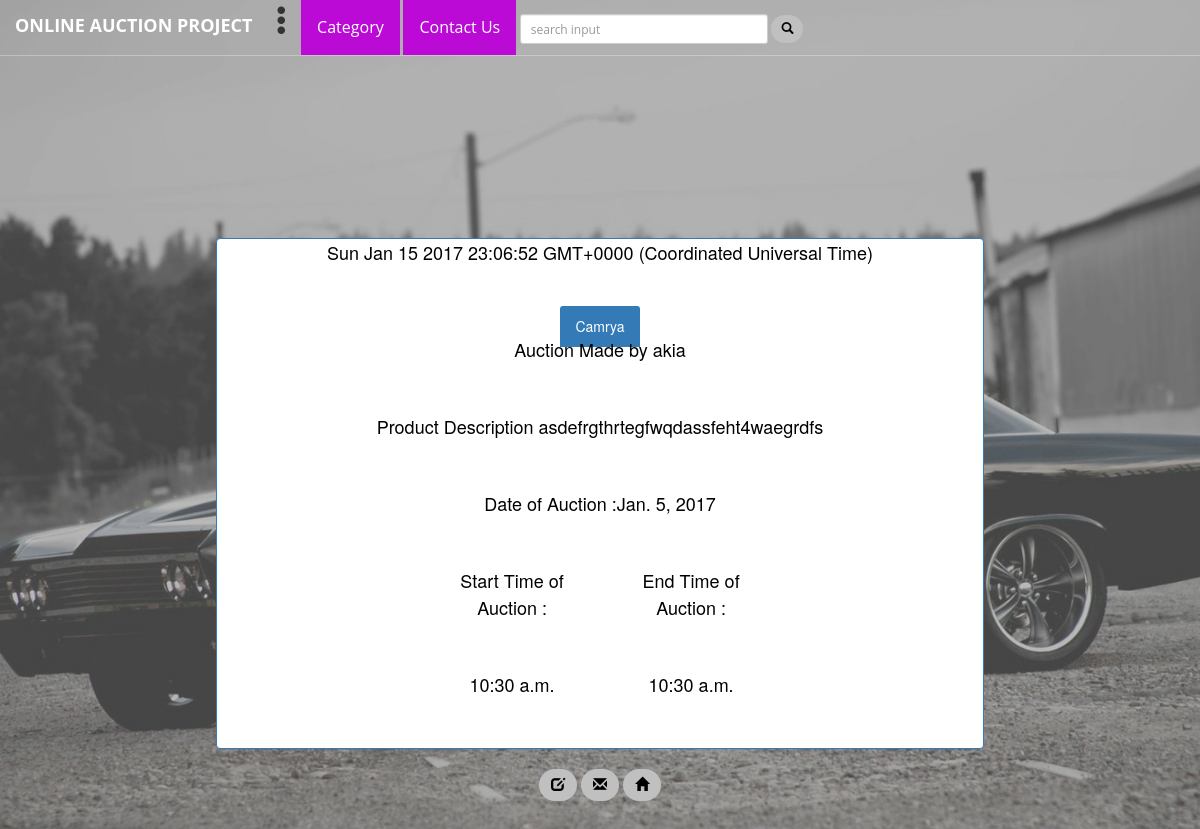
/auction/view/3, run on an earlier commit of the app's database.
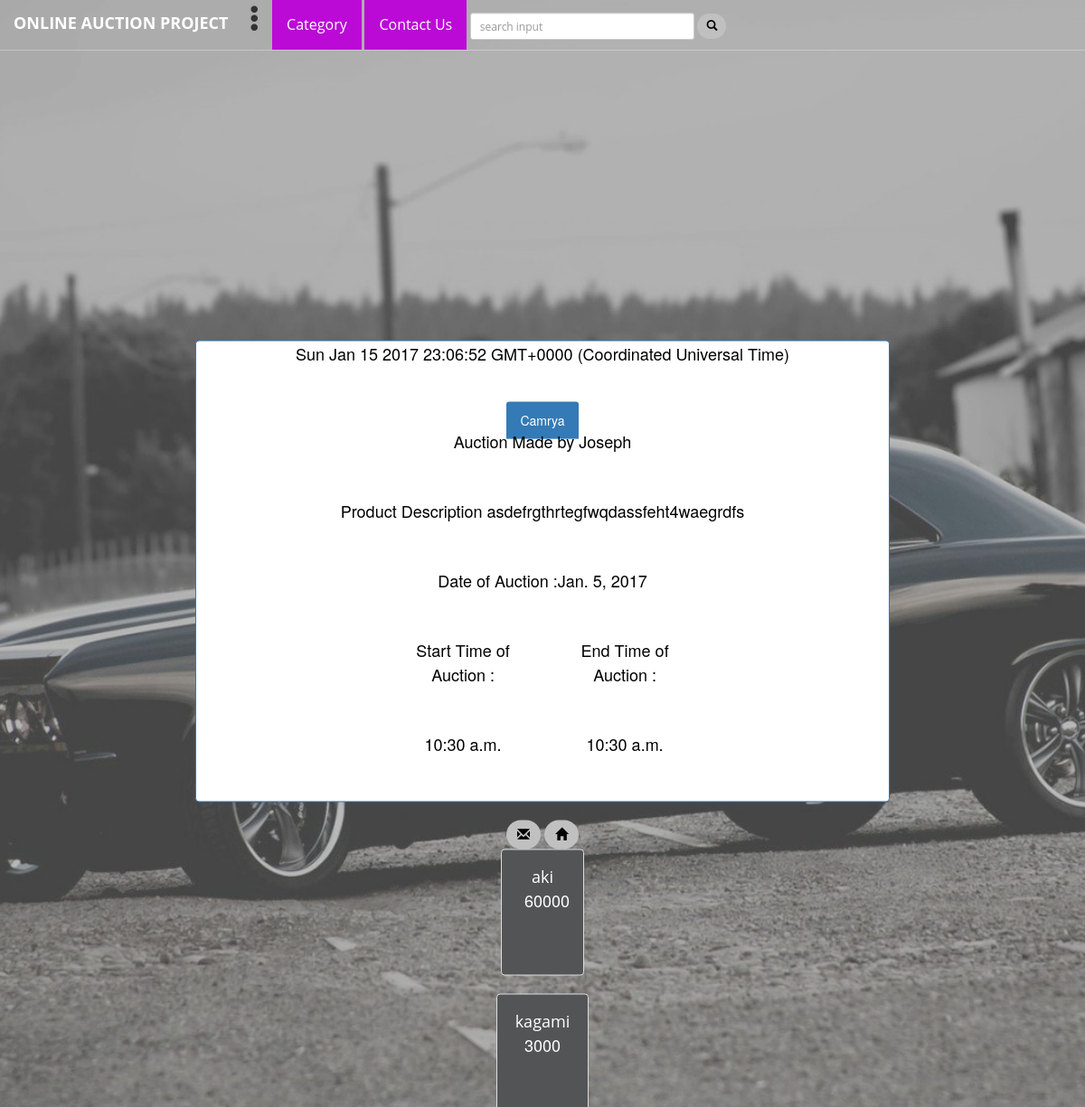
And on a later commit of the database.
### Auction/models.py (models this page shows, shortened)
class auction(models.Model):
    Choices = (('P','Premium'),('F','Freemium'))
    user = models.OneToOneField(
        settings.AUTH_USER_MODEL, )
    product = models.ForeignKey(item)
    auction_type = models.CharField("auction_type",max_length=64 ,choices=Choices)
    auction_date = models.DateField()
    auction_time = models.TimeField()

class item(models.Model):
    CHOICES=(('C','Cars'),('P','Parts'))
    owner = models.ForeignKey(settings.AUTH_USER_MODEL,)
    product_name = models.CharField(max_length=18, help_text=('Car_Name'))
    manufacture_year = models.CharField(
        max_length=120, help_text=('E.g.: 2015/2016'))
    pictures = models.ManyToManyField(Picture)
    product_description = models.TextField()
    certificate = models.ImageField()
    product_type = models.CharField("Product_type",max_length=64 ,choices=CHOICES)

class live_auction(models.Model):
    owner = models.ForeignKey(settings.AUTH_USER_MODEL,related_name='Owner')
    auction = models.ForeignKey(auction)
    End_Time_of_Auction = models.TimeField()
    auction_bidding_open = models.BooleanField(default=False)
    winining_bid = models.BigIntegerField(null=True)
    initial_bid = models.BigIntegerField(
        null=True, help_text=("the initial bid"))
    auction_winner = models.ForeignKey(settings.AUTH_USER_MODEL,related_name='Auction_Winner',null=True)

class bid(models.Model):
    l_auction= models.ForeignKey(live_auction)
    User_bid = models.BigIntegerField( help_text=("user bidding"))
    Bidder = models.OneToOneField(
            settings.AUTH_USER_MODEL)
    Time_of_Bid = models.TimeField(auto_now=True)

### Auction/views.py (the view)
# urls.py: url(r'^view/(?P<pk>\d+)$', views.auction_details, name='View_Auction',),
def auction_details(request, pk):
    obj = get_object_or_404(live_auction, pk=pk)
    obj_d = get_object_or_404(auction, pk=obj.auction_id)
    bids = bid.objects.filter(l_auction_id=obj.auction_id).order_by('-User_bid')
    return render(request, 'auctiondetail.html', {'auction': obj_d, 'bidders': bids,'live_auction':obj})

### Auction/Templates/auctiondetail.html (shortened to what this page needs)
{% extends "Base.html"%} {% block content %}
<div class="panel panel-primary">
  <p id="time"></p>
    <a class="panel-heading"style="width:100%;" href="{% url 'product_details' auction.product.pk %}">{{auction.product.product_name}}</a>
    <p>Auction Made by {{auction.user.username}}</p>
    <p >Product Description {{auction.product.product_description}}</p>
    <p>Date of Auction :{{auction.auction_date}}</p><div style="display: inline-block">
    <p>Start Time of Auction :</p><p id="Start Time">{{auction.auction_time}}</p>
  </div>
  <div style="display: inline-block">
    <p> End Time of Auction : </p><p id="EndTime">{{live_auction.End_Time_of_Auction}}</p>
  </div>
</div>
{% if live_auction.auction_bidding_open %}
<a class="btn btn-default btn-primary"  href="{% url 'Bid_Auction' live_auction.pk %}"> <span class = 'glyphicon glyphicon-edit'></span></a>
{%endif%}
<a class="btn btn-default btn-primary"  href="{% url 'Create_Message_Auction' auction.user.pk %}"><span class="glyphicon glyphicon-envelope"></span> </a>
<a class="btn btn-default btn-primary"  href="{% url 'home'  %}"> <span class='glyphicon glyphicon-home'></span>  </a>
{%for b in bidders%}
<div class="list-group">
    <a class="list-group-item">
        <h4 class="list-group-item-heading">{{b.Bidder.username}}</h4>
        <p class="list-group-item-text">{{b.User_bid}}</p>
    </a>
</div>
{%endfor%}
{% endblock %}

### OnlineAuctionProject/Templates/Base.html (shortened to what this page needs)
<!DOCTYPE html>
<html lang="en">
{%load staticfiles%}
<head>
    <link rel="stylesheet" href="/static/css/bootstrap.min.css" type="text/css">
    <link rel="stylesheet" href="/static/css/animate.min.css" type="text/css">
    <link rel="stylesheet" href="/static/css/creative.css" type="text/css">
</head>
<body background="{% static 'img/header.jpg' %}"id="page-top">
    <nav id="mainNav" class="navbar navbar-default navbar-fixed-top">
        <div class="container-fluid">
            <div class="navbar-header">
                <a class="navbar-brand page-scroll" href="{%url 'home' %}">Online Auction Project</a>
            </div>
            <form action="/" method="post" class="form-inline">
                {% if user.is_authenticated %}
                <span class="glyphicon glyphicon-option-vertical" style="font-size:30px;cursor:pointer" onclick="openNav()"> </span>
                <div id="mySidenav" class="sidenav">
                    <a href="{% url 'My_Page' %}"><span class="glyphicon glyphicon-user"></span><b class="imgdescription">My Page </b></a>
                    <a href="{% url 'Upload_Picture' %}"> <span class="glyphicon glyphicon-floppy-open"></span> </span><b class="imgdescription"> Upload Picture  </b> </a>
                    <a href="{% url 'Create_Auction' %}"><span class="glyphicon glyphicon-scale"></span><b class="imgdescription">Add Auction </b></a>
                    <a href="{% url 'Create_LiveAuction' %}"><span class="glyphicon glyphicon-scale"></span><b class="imgdescription">Add Live Auction </b></a>
                    <a href="{% url 'Create_Product' %}"><span class="glyphicon glyphicon-plus-sign"></span><b class="imgdescription">Add Product </b></a>
                    <a href="{%url 'Edit_User' request.user.pk %}"> <span class="glyphicon glyphicon-wrench"></span><b class="imgdescription">Edit Profile</b></a>
                    <a href="{% url 'Message_List' %}"> <span class="glyphicon glyphicon-inbox"></span> </span><b class="imgdescription"> Inbox  </b> </a>
                    <a href="{% url 'Buyer_History' %}"> <span class="glyphicon glyphicon-transfer"></span> </span><b class="imgdescription"> Buying History  </b> </a>
                    <a href="{% url 'Seller_History' %}"> <span class="glyphicon glyphicon-transfer"></span> </span><b class="imgdescription"> Selling History  </b> </a>
                    <a href="{% url 'account_logout' %}"><span class='glyphicon glyphicon-off '></span><b class="imgdescription">Sign out </b></a>
                    <a href="{% url 'home'  %}"> <span class='glyphicon glyphicon-home'></span></span><b class="imgdescription">Home</b></a>
                </div>
                {% else %}
                <span class="glyphicon glyphicon-option-vertical" style="font-size:30px;cursor:pointer" onclick="openNav()"> </span>
                {%endif%}
                <div class="dropdown">
                    <button class="dropbtn">Category</button>
                </div>
                <div class="dropdown">
                    <button class="dropbtn">Contact Us</button>
                </div>
                <input type="text" class="form-control input-sm" placeholder="search input" name="term" size="30"> <button id="S-mark" type="submit" class="btn btn-primary btn-sm"><span class="glyphicon glyphicon-search"></span></button>
    </nav>
    <header>
        <div class="header-content">
            <div id="main" class="header-content-inner">
                <p>
                    {% block content %} {% endblock %}
                </p>
            </div>
        </div>
    </header>
</body>
</html>

### OnlineAuctionProject/assets/css/creative.css (style rules this page uses)
html, body { width: 100%; height: 100%; }
body { font-family: Merriweather,'Helvetica Neue',Arial,sans-serif; background:url(../img/header.jpg) no-repeat center center fixed; -webkit-background-size: cover; -moz-background-size: cover; -o-background-size: cover; background-size: cover; }
a { color:#ac2925; -webkit-transition: all .35s; -moz-transition: all .35s; transition: all .35s; }
h1, h2, h3, h4, h5, h6 { font-family: 'Open Sans','Helvetica Neue',Arial,sans-serif; color: white; }
header .header-content .header-content-inner .btn-primary { display: inline-block; }
p { margin-bottom: 20px; font-size: 16px; line-height: 1.5; }
.navbar-default { border-color: rgba(34,34,34,.05); font-family: 'Open Sans','Helvetica Neue',Arial,sans-serif; background-color: #fff; -webkit-transition: all .35s; -moz-transition: all .35s; transition: all .35s; }
#main { transition: margin-left .5s; padding: 16px; }
form input { color:black; }
.dropbtn { background-color: #bb0ad6; color: white; padding: 16px; font-size: 16px; border: none; cursor: pointer; }
.dropdown { position: relative; display: inline-block; }
.navbar-default .navbar-header .navbar-brand { text-transform: uppercase; font-family: 'Open Sans','Helvetica Neue',Arial,sans-serif; font-weight: 700; color:#ac2925; }
@media (min-width:768px) { .navbar-default { border-color: rgba(255,255,255,.3); background-color: transparent; } }
@media (min-width:768px) { .navbar-default .navbar-header .navbar-brand { color: rgba(255,255,255,.7); } }
header .header-content { position: relative; width: 100%; padding: 100px 15px; text-align: center; }
header .header-content .header-content-inner p { margin-bottom: 50px; font-size: 16x; font-weight: 300; color:black; }
@media (min-width:768px) { header { min-height: 100%; } }
@media (min-width:768px) { header .header-content { position: absolute; top: 50%; padding: 30px 50px; -webkit-transform: translateY(-50%); -ms-transform: translateY(-50%); transform: translateY(-50%); } }
@media (min-width:768px) { header .header-content .header-content-inner { margin-right: auto; margin-left: auto; max-width: 800px; max-height: 750px; } }
@media (min-width:768px) { header .header-content .header-content-inner p { margin-right: auto; margin-left: auto; max-width: 80%; font-size: 18px; } }
.btn-default { border-color: white; color: black; background-color: #ac2925; -webkit-transition: all .35s; -moz-transition: all .35s; transition: all .35s; }
button { color:black; background-color: white; }
.btn-primary { border-color:#ac2925; color: black; background-color:silver; border-image-repeat: no-repeat; background-repeat: no-repeat; -webkit-transition: all .35s; -moz-transition: all .35s; transition: all .35s; }
header .header-content { padding-top: 175px; }
header .header-content .header-content-inner .list-group-item { display: inline-grid; padding: 20px; color: white; background-color: #535456; }
header .header-content .header-content-inner .list-group-item .list-group-item-heading { color: white; }
header .header-content .header-content-inner .list-group-item .list-group-item-text { color: white; }
.btn { border: 0; border-radius: 30px; text-transform: uppercase; font-family: 'Open Sans','Helvetica Neue',Arial,sans-serif; font-weight: 700; }
body { webkit-tap-highlight-color: #222; }

### Auction/Templates/auctiondetail.html (style rules this page uses)
p { color:black; }

What changed in the data, as far as the page shows it:
changed through a linked row, auction "asdefrgthrtegfwqdassfeht4waegrdfs": user.username "akia" → "Joseph"
changed live_auction: auction_bidding_open True → False (drawn)
added bid: Bidder.username "aki", User_bid "60000"
added bid: Bidder.username "kagami", User_bid "3000"
